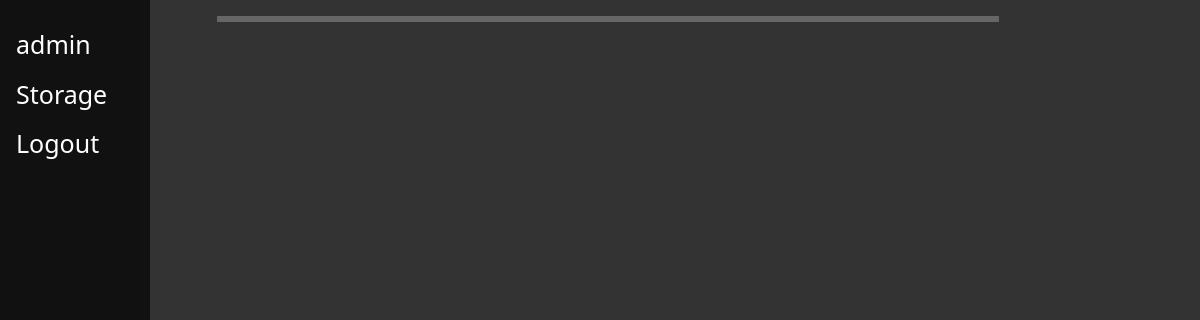
Before: /storage/ (signed in) with the older database file.
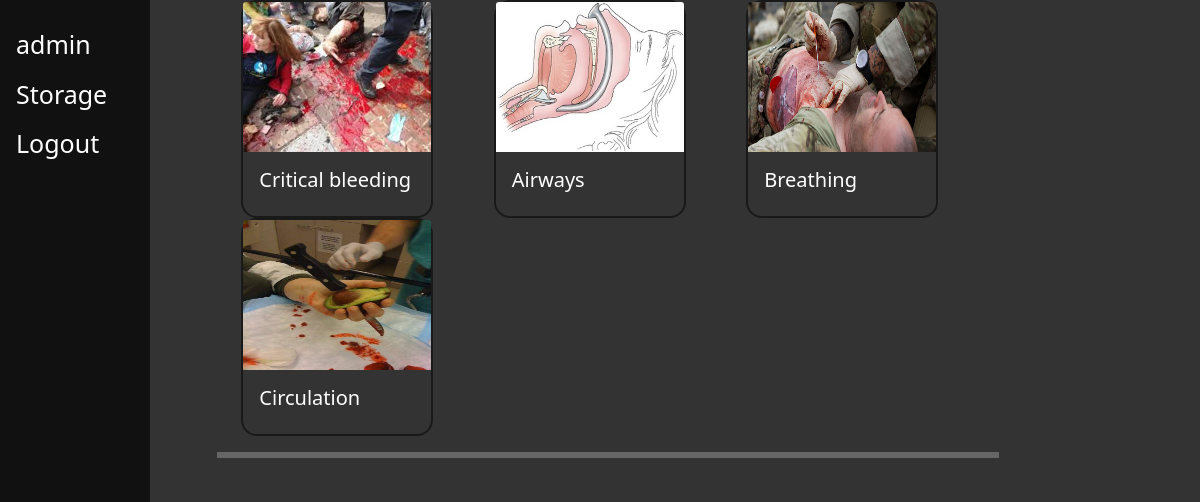
After: the same page with the newer database file.
### storage/models.py (models this page shows, shortened)
class ItemGroup(models.Model):
    item_group_name = models.CharField(max_length=200)
    item_group_image = models.ImageField(upload_to='storage/groups/')
    item_group_sort_priority = models.IntegerField()

### storage/views.py (the view)
# urls.py: path('storage/', views.storage_main, name='storage_main'),
def storage_main(response):
    if response.user.is_authenticated:
        return render(response, 'storage/index.html',
                       {'item_groups': item_groups})
    else:
        return HttpResponseRedirect('/login')

### storage/templates/storage/index.html (shortened to what this page needs)
{% extends 'core/base.html' %}
{% block content %}
<div class="container">
    <div class="row">
        {% for item_group in item_groups %}
        <div class="col-sm">
            <div class="card" style="width: 12rem;">
                <a href="../../storage/{{item_group.item_group_name}}"><img src="{{ item_group.item_group_image.url }}"
                                                                       class="card-img-top" alt="{{ item_group.item_group_name}}"
                                                                       height="150"></a>
                <div class="card-body">
                    <h5 class="card-title">{{ item_group.item_group_name }}</h5>
                </div>
            </div>
        </div>
        {% endfor %}
    </div>
</div>
<hr align="left" width="100%" size="8" color="#ff0000"/>
{% endblock %}

### core/templates/core/base.html (shortened to what this page needs)
<!DOCTYPE html>
<html lang="en">
<head>
    <link href="https://cdn.jsdelivr.net/npm/bootstrap@5.0.2/dist/css/bootstrap.min.css" rel="stylesheet"
>
    {% load static %}
    <link rel="stylesheet" type="text/css" href="{% static '/core/style.css' %}">
</head>
<body>
<div class="sidenav">
    {% if request.user.is_authenticated %}
        {% if request.user.is_superuser %}
            <a href="/admin">{{ user.username }}</a>
        {% else %}
            <a href="/">{{ user.username }}</a>
        {% endif %}
        <a href="/storage">Storage</a>
        <a href="/logout">Logout</a>
    {% else %}
        <a href="/login">Login</a>
        <a href="/register">Registration</a>
    {% endif %}
</div>
<div id="content" , name="content" , class="main">
    <div class="row justify-content-center">
        <div class="col-8">
            {% block content %}
            {% endblock %}
        </div>
    </div>
</div>
</body>
</html>

### static/core/style.css (style rules this page uses)
.sidenav { height:100%; width:150px; position: fixed; z-index:1; top:0; left:0; background-color:#111; overflow-x:hidden; padding-top:20px; }
.sidenav a { padding:6px 8px 6px 16px; text-decoration: none; font-size:25px; color:#fff; display:block; }
.main { margin-left:16px; padding: 0px 0px; color: #fff; background-color: #333; }
body { margin: 0; font-family: var(--bs-font-sans-serif); font-size: 1rem; font-weight: 400; line-height: 1.5; color: #fff; background-color: #333; }
.card { position: relative; display: flex; flex-direction: column; min-width: 0; word-wrap: break-word; background-color: #333; background-clip: border-box; border: 2px solid rgba(1, 1, 1, 0.5); border-radius: 1rem; }

Changed rows visible on the page:
added ItemGroup: item_group_image (picture), item_group_name "Critical bleeding"
added ItemGroup: item_group_image (picture), item_group_name "Airways"
added ItemGroup: item_group_image (picture), item_group_name "Breathing"
added ItemGroup: item_group_image (picture), item_group_name "Circulation"
